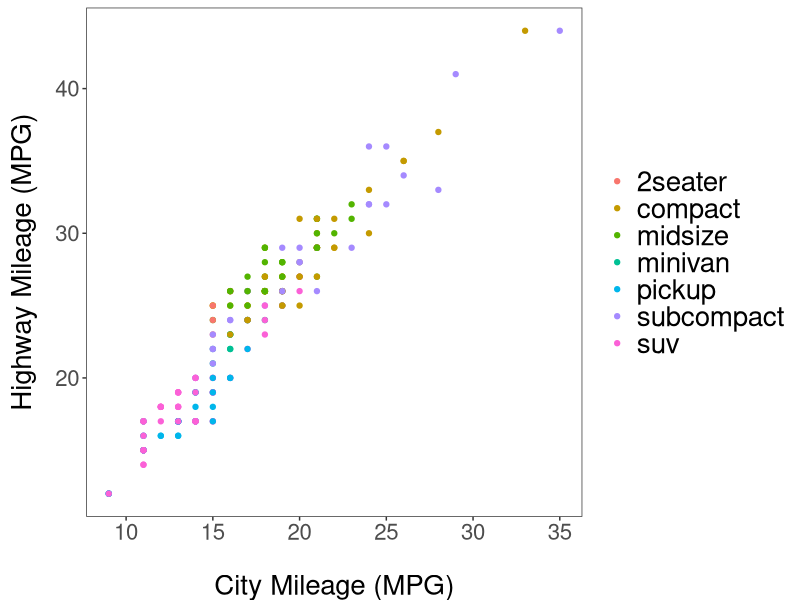
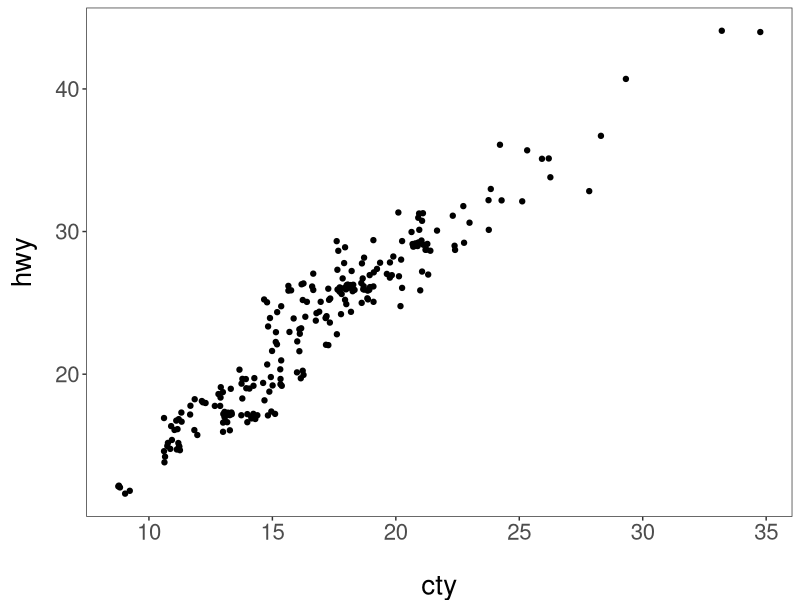
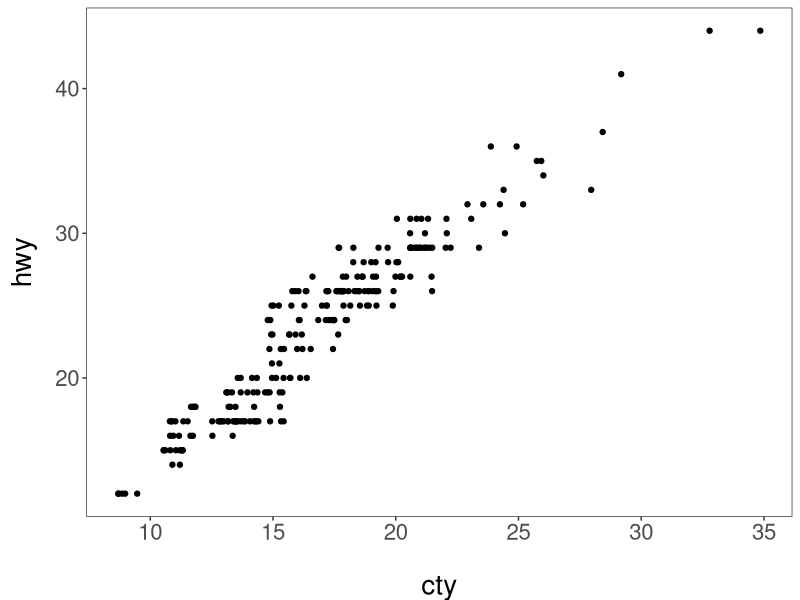
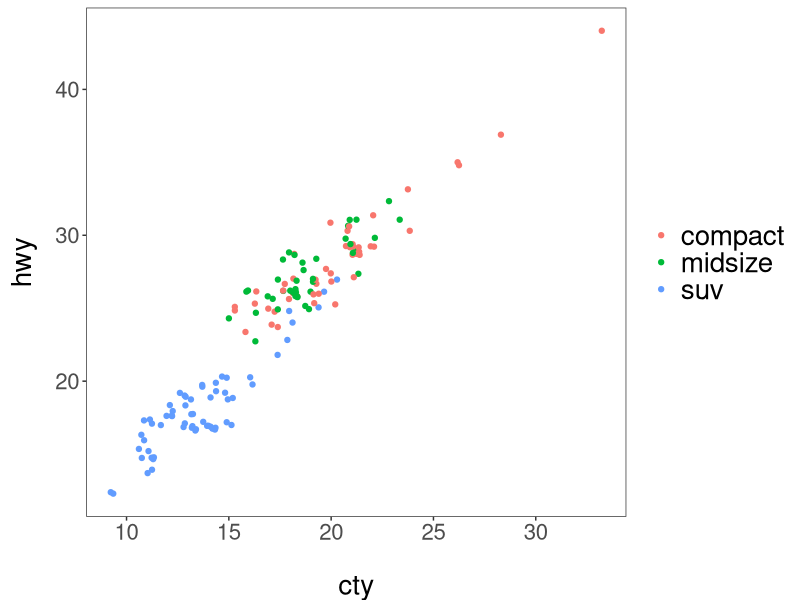
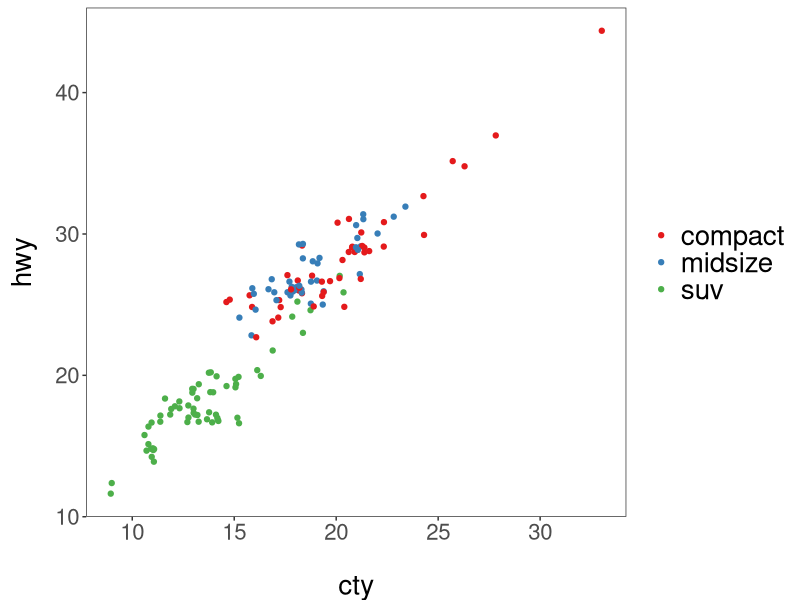
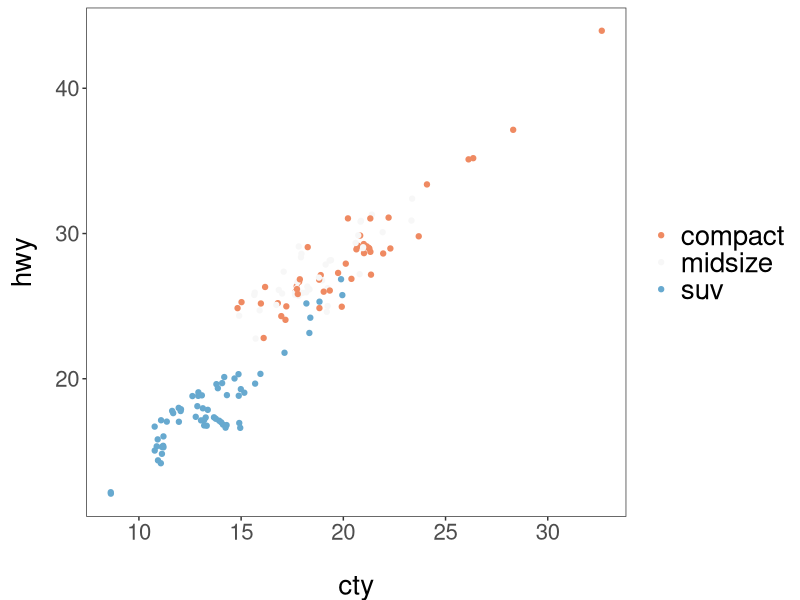
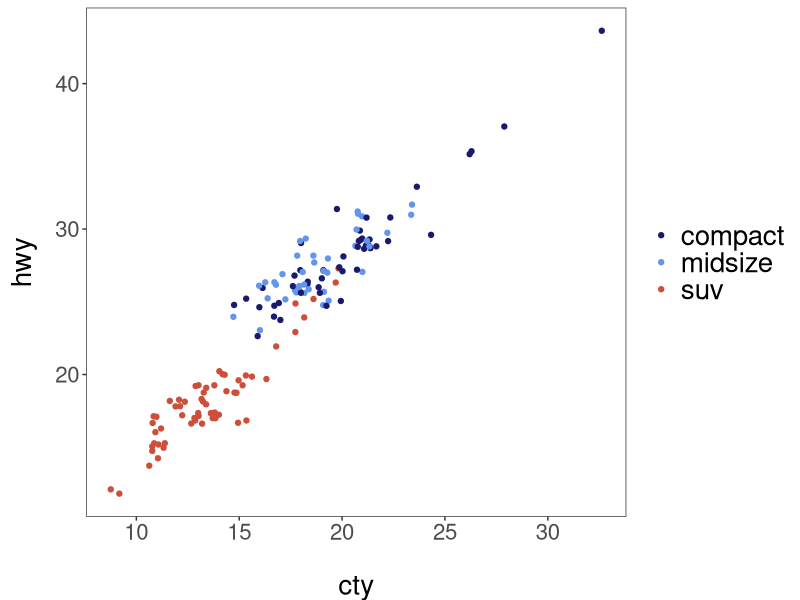
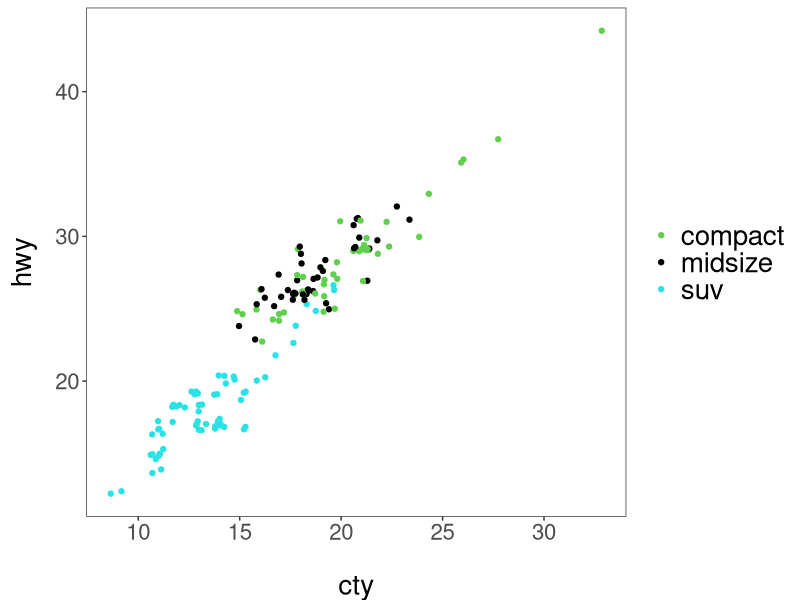

Here is the R script that generated these plots, in order: (Note: this script raises an error after producing the figures.)
# ---------------------------------------------------------- #
#### MODULE 3: Plot even more data!                       ####               
# ---------------------------------------------------------- #

## OBJECTIVE:
# 1. To develop a "grammar of graphics".
# 2. To become comfortable using ggplot2 for exploratory data visualization.


# ---------------------------------------------------------- #
#### SET UP:                                              ####
# ---------------------------------------------------------- #
# REMINDER: In RStudio, open the Rproject for our course (UNCG_DataWrangling), 
# pull any changes from GitHub, and navigate to the branch you created for 
# yourself (just a single branch for the whole semester) in RStudio's Git tab.
# Open this week's assignment in this new branch to complete and submit on GitHub.
# Ideally, you'll commit your answers a bit at a time as you work through
# this assignment, rather than committing all at once at the end.

# Reminder of some helpful resources for graphing in R:
# ggplot Cookbook: http://www.cookbook-r.com/Graphs/
# Official ggplot2 Book: https://ggplot2-book.org/
# Themes in ggplot2: https://ggplot2-book.org/polishing.html#themes

# In ggplot2, aesthetic means “something you can see”. Each aesthetic is a
# mapping between a visual cue and a variable.
# Examples include:
# position (i.e., on the x and y axes)
# color (“outside” color)
# fill (“inside” color)
# shape (of points)
# line type
# size

# Each type of geometric object (geom) accepts only a subset of all aesthetics.
# Refer to the geom help pages to see what mappings each geom accepts. Aesthetic
# mappings are set with the aes() function.

# TASK: We will be using the ggplot2 package for graphing. Fortunately, ggplot2 
# is nested within the tidyverse package (along with many others).
# Start by writing code to load the tidyverse library.
# HINT: see the end of assignment #1 if you forgot how to load a package.
setwd("/Users/rachaelbrenneman/Desktop/data_wrangle/UNCG_DataWrangling")
library(tidyverse)

# TASK: Write code below to set your theme to black and white and both your major
# AND minor gridlines to element_blank for all plots you'll be making today.
# HINT: Check back to last week's assignment section 1.9 for setting themes for
# all plots.
theme_set(theme_bw())
theme_update(axis.title.x = element_text(size = 20, vjust = -0.35, margin = margin(t = 15)),
             axis.text.x = element_text(size = 16),
             axis.title.y = element_text(size = 20, angle = 90,
                                         vjust = 0.5, margin = margin(r = 15)),
             axis.text.y = element_text(size = 16),
             plot.title = element_text(size = 24, vjust = 2),
             panel.grid.major = element_blank(),
             panel.grid.minor = element_blank(),
             legend.title = element_blank(),
             legend.text = element_text(size = 20))

# ---------------------------------------------------------- #
#### 1.0 CORRELATION                                      ####
# ---------------------------------------------------------- #

# We learned how to make correlations last week, but it never hurts to get
# more practice! Let's start by using a data set built into ggplot2.
# The mpg dataset looks at the gas efficiency of different cars. Run the following
# code to load the data:
data(mpg, package = "ggplot2")

# TASK: Create a scatterplot (i.e., a dot plot) to relate city and highway mileage.
# Color the points by the class of car (class column) and label the x and y axis 
# to be more informative (City Mileage (MPG) vs Highway Mileage (MPG)).
# HINT: Refer back to last week's assignment or the ggplot help resources if you 
# forget how to make a scatterplot.
ggplot(mpg, aes(x = cty, y = hwy, color=as.factor(class))) +
  ylab("Highway Mileage (MPG)") +
  xlab("City Mileage (MPG)") +
  geom_point()

# Looks alright, but the graph may be hiding some information...
# QUESTION: How many data points are in the mpg dataframe?
#there are 234 observations

# QUESTION: Approximately how many dots are in the graph you just made? How does
# that compare to the number of observations in the dataframe?
#not 234
#maybe around 100

# Try another correlation-focused geom that addresses this problem by running
# the following code:
ggplot(data=mpg, aes(x=cty, y=hwy)) + 
  geom_jitter()


# QUESTION: What happened when you created the plot with geom_jitter?
#very different graph - much more points - more clusters - not as evenly spaced

# QUESTION: Run the code to create a plot using geom_jitter a second time. Then run it
# again and again. What happens each time? Why is this happening?
# it looks like it has different spreads each time it is run

# TASK: The default in geom_jitter is to jitter (or slightly move) the points away
# from each other in both the x and y directions. Check the help file for geom_jitter
# and write code below to make a graph where you jitter points in only the x-dimension
# by 0.5.
ggplot(data=mpg, aes(x=cty, y=hwy)) + 
  geom_jitter(width = 0.5, height = 0)

# ---------------------------------------------------------- #
#### 1.1 DETOUR! COLORS, COLORS, COLORS                   ####
# ---------------------------------------------------------- #

# Our world is so colorful, and our graphs can be too! But we want to be mindful
# of our color choices to not only be beautiful, but also informative and accessible.

# TASK: Create a new dataframe that filters our mpg data down to only information
# for car classes compact, midsize, and suv using an %in% statement. Name your 
# new dataframe mpgSubset.
# HINT: Refer back to the Transform assignment if you want help with %in% (or 
# try googling!)
mpgSubset <- mpg %>% 
  mutate(class = ifelse(class %in% c("compact", "midsize", "suv"), class, NA)) %>% 
           na.omit(class)

# ggplot has lots of nice (and some not so nice) built-in color palettes that we 
# can use to fill our bars with color. Try running the following code:
ggplot(data=mpgSubset, aes(x=cty, y=hwy, color=class)) +
  geom_jitter()

# The code above supplies us with ggplot's default color palette, which I find not
# so pleasing. Let's try to change this!

# We can add a statement specifying the scale of colors we would prefer. One way
# to do this is to use other pre-set palettes from ggplot. Run the code below to 
# ask ggplot to use the color brewer's palette called Set 1.
ggplot(data=mpgSubset, aes(x=cty, y=hwy, color=class)) +
  geom_jitter() +
  scale_color_brewer(palette="Set1")

# Alternatively, we could use the "RdBu" palette:
ggplot(data=mpgSubset, aes(x=cty, y=hwy, color=class)) +
  geom_jitter() +
  scale_color_brewer(palette="RdBu")

# QUESTION: Investigate the color brewer's range of palettes at this website: 
# https://r-graph-gallery.com/38-rcolorbrewers-palettes.html
# What do you notice about the colors chosen from each of the palettes that we
# used above? (i.e., does it use the first three colors in the palette? The last
# three? Some other combination?)
#Both of the colors are used in different orders depending on the set
#the website says that there are different types of sets, and I think that this is
#one of those times that they are meant to work differently

# We could also pick out EXACTLY which colors we want for our figure. 
# There are 4 main ways to specify colors in R:
### by name
### by number
### by Hex code
### with the rgb() function

# By Name: R allows you to call more than 600 colors by name! Run the following
# code to see a list:
colors()

# We can put in the colors we chose for each variable by adding the 
# scale_color_manual() function to our plot. Try it out by running the following
# code:
ggplot(data=mpgSubset, aes(x=cty, y=hwy, color=class)) +
  geom_jitter() +
  scale_color_manual(values=c('midnightblue', 'cornflowerblue', 'tomato3'))


# You can also chose colors by number, which are assigned in R.

# TASK: Copy and paste the code to make our scatterplot and replace the color names
# with three numbers of your choice (between 1 and 657). How does your new figure look?
# HINT: remember to remove the quotation marks when calling numbers.
ggplot(data=mpgSubset, aes(x=cty, y=hwy, color=class)) +
  geom_jitter() +
  scale_color_manual(values=c(627, 617, 533))

# QUESTION: How do you think you could figure out which color name belongs to
# each color number?
# HINT: Try creating a dataframe from color() by passing it into the
# as.data.frame() function.
as.data.frame(colors())

# You can also chose colors by Hex code. A Hex color code is a 6-symbol code made
# of up to three 2-symbol elements (6 symbols in length all together). Each of 
# the 2-symbol elements represents a color value in the Red-Green-Blue (RGB) color
# scale from 0 to 255. Hex codes are written with a # in front of them. Let's try
# out calling our colors using hex code.
ggplot(data=mpgSubset, aes(x=cty, y=hwy, color=class)) +
  geom_jitter() +
  scale_color_manual(values=c('#191970', '#6495ED', '#FF6347'))

# There are two great things about hex codes. First, you can call ANY color you 
# want with a hex code. That is, you're not limited to the 657 colors that are
# in ggplot. By specifying the color by hex code, you can pick literally anything!

# TASK: Google the search term "color picker". This should bring up google's color
# picker (in addition to a billion other color picking websites). Use this color
# picker to generate the hex codes for three new colors of your choice. Then copy
# and paste the above code, replacing the hex codes with your color choices.
ggplot(data=mpgSubset, aes(x=cty, y=hwy, color=class)) +
  geom_jitter() +
  scale_color_manual(values=c('#9d03fc', '#eb700c', '#0cebb7'))

# The second great thing about hex codes is that you can control the transparency
# of your colors. Transparency is set in a hex code by adding two extra symbols
# to the end, which together make up the "alpha" element. Adding 00 to the end 
# of your hex code will make your color completely transparent, while adding FF 
# to the end will make it completely opaque. Any number/letters in-between will 
# result in partial transparency. You can find a complete list of transparencies
# between 0-100% here: https://gist.github.com/lopspower/03fb1cc0ac9f32ef38f4

# TASK: Try out transparency by copying and pasting your graph code below and
# adding the alpha element to the end of each of your hex codes to make your
# first color 0% transparent, your second color 50% transparent, and your third
# color 100% transparent.
ggplot(data=mpgSubset, aes(x=cty, y=hwy, color=class)) +
  geom_jitter() +
  scale_color_manual(values=c('#9d03fc00', '#eb700c80', '#0cebb7FF'))

# QUESTION: What happened to the point that you set to 100% transparent?
#she's gone

# Finally, we can set our colors using the rgb() function. This operates very
# similarly to the hex code, where you can pick exactly the color and transparency
# you want. Try it out by running the following code:
ggplot(data=mpgSubset, aes(x=cty, y=hwy, color=class)) +
  geom_jitter() +
  scale_color_manual(values=c(rgb(.10, .10, .44, .5), 
  rgb(.39, .58, .93, .5), rgb(1.0, .39, .28, .5)))

# TASK: Modify the above code to make all of your points 50% transparent.

# There are so many inventive and artistic people in the world who have expanded
# the offerings for colors in ggplot. Check out some notable ones listed below
# when choosing colors for this assignment.
### Color-blind friendly palettes: https://github.com/JLSteenwyk/ggpubfigs
### Color palettes from vintage National Parks posters: https://github.com/katiejolly/nationalparkcolors
### Color palettes based on Wes Anderson movies: https://github.com/karthik/wesanderson
### Color palettes from famous Dutch paintings: https://github.com/EdwinTh/dutchmasters


# ---------------------------------------------------------- #
#### 1.2 DETOUR! LEGENDS                                  ####
# ---------------------------------------------------------- #

# When you specify colors in your ggplot code, R throws in a bonus legend for free!
# However, this legend is often not as clear or visually appealing as we might 
# prefer. But as with all geometric objects in ggplot, legends can be easily altered.

# Run the following code to create a scatter plot. Feel free to modify the colors
# as you prefer!
ggplot(data=mpgSubset, aes(x=cty, y=hwy, color=class)) +
  geom_jitter()

# QUESTION: Where did ggplot get the legend title and values from?
#from the class

# We could change the title and values in our legend by altering the dataframe
# we are passing into ggplot. But that seems a bit drastic. Instead, we can 
# lean on the same code that specifies our color picks to alter the legend text.
# Try it out by running the following code:
ggplot(data=mpgSubset, aes(x=cty, y=hwy, color=class)) + #generating plot and setting y, x, and what the colors are going to color
  geom_jitter() + #the jitter function
  scale_color_manual(values=c('#FCBA03', '#380754', '#496916'), #setting the colors for  different class
                     name='Class of Car', #name of the scale
                     breaks=c('suv', 'midsize', 'compact'), #there the breaks are for characters?
                     labels=c('SUV', 'Midsize', 'Compact')) #our names for the legend


# TASK: Label each line of the code above with what it is doing.
# HINT: Check the scale_color_manual help file or ggplot Cookbook for more info.


# IMPORTANT: It is important to pay attention to the order you provide ggplot with 
# your color choices and legend labels! Try running the following code:
ggplot(data=mpgSubset, aes(x=cty, y=hwy, color=class)) + 
  geom_jitter() + 
  scale_color_manual(values=c('#FCBA03', '#380754', '#496916'), 
                     name='Class of Car', 
                     breaks=c('suv', 'midsize', 'compact'), 
                     labels=c('Compact', 'SUV', 'Midsize')) 


# QUESTION: What is wrong with the code above? Why is it so important to be
# careful with the order you pass information into ggplot?
#the breaks and the labels are switched around and don't match

# While changing the legend text and factor order takes place in the scale_color_manual
# step, moving the legend around on the graph page is part of the graph theme. We
# can try this out using the code below:
ggplot(data=mpgSubset, aes(x=cty, y=hwy, color=class)) + 
  geom_jitter() + 
  theme(legend.position='top')


# TASK: Modify the code above to have the legend display along the bottom of
# the figure.
ggplot(data=mpgSubset, aes(x=cty, y=hwy, color=class)) + 
  geom_jitter() + 
  theme(legend.position='bottom')

# We can also have the legend located within the area of the graph itself! We can 
# do this by specifying the coordinates for where the legend should go within the
# graph axes. First we set the legend position and then we set the anchoring 
# position by justifying the legend.
### bottom left: 0,0
### bottom right: 1,0
### top left: 0,1
### top right: 1,1

# Try it out by running the following code:
ggplot(data=mpgSubset, aes(x=cty, y=hwy, color=class)) + 
  geom_jitter() + 
  theme(legend.position=c(1,0), legend.justification=c(1,0))

# QUESTION: What happens if you don't include the code for legend justification
# above?
ggplot(data=mpgSubset, aes(x=cty, y=hwy, color=class)) + 
  geom_jitter() + 
  theme(legend.position=c(1,0))
#interupts to graph - in the scale

# TASK: Copy and paste the code from above. Modify it to place the legend in the
# upper left part of the graph.
ggplot(data=mpgSubset, aes(x=cty, y=hwy, color=class)) + 
  geom_jitter() + 
  theme(legend.position=c(0,1), legend.justification=c(0,1))

# Finally, we might want to remove the legend altogether! We would do so by
# modifying the theme as well. 

# TASK: Check the ggplot cookbook to find the legends section. Read what it says 
# about removing the legend. Then copy and paste the graph code from above. Modify
# the code to remove the legend.
ggplot(data=mpgSubset, aes(x=cty, y=hwy, color=class)) + 
  geom_jitter() + 
  theme(legend.position="none")

# ---------------------------------------------------------- #
#### 2.0 DEVIATION                                        ####
# ---------------------------------------------------------- #

# Used to compare variation in values between small number of items (or categories) 
# with respect to a fixed reference.

# Whether the graphical type is a deviation graph or a composition graph (or a 
# ranking graph) may depend on the underlying data structure.

# We used geom_bar() last week with factor data to create a bar graph. But
# geom_bar() is a bit tricky because it can make EITHER a bar graph or a histogram
# depending on the data you give it. The default of geom_bar() is to set stat to 
# count so if you give it just a continuous x value, it will make a histogram. Try
# it with the following code:
ggplot(data=mpg, aes(x=hwy)) + 
  geom_bar()

# In order to have the geom create bars and not a histogram, you must:
# 1) Set stat = identity
# 2) Provide both an x and a y inside the aes(), where x is either a character 
# or factor and y is numeric.

# TASK: Create a dataframe of summary statistics for the mpg data, calculating the
# mean, standard deviation, and standard error for highway mpg grouping by class.
# Name the resulting dataframe highwayMPG and your new variables hwy_mean, hwy_sd,
# and hwy_se.
# HINT: Look back at the Transform assignment if you forget how to summarize the
# data. Also recall, standard error = 1.96*standard deviation.


# TASK: Create a bar graph showing the average highway MPG on the y-axis and 
# car class on the x-axis. Fill the bars by class. Add in error bar caps that are 20%
# the width pf the bars.
# HINT: Don't forget to change stat from the default in your geom_bar() statement!


# ---------------------------------------------------------- #
#### 2.1 DETOUR! COLORS AND LEGENDS, AGAIN                ####
# ---------------------------------------------------------- #

# Recall that some geometric elements require fills instead of (or sometimes in
# addition to) colors.

# TASK: Create a bar graph with the mpg summary stats with the following parameters:
# (1) Black bar outline
# (2) Bars filled with the color brewer palette "Dark2" using the scale_fill_manual
#     statement
# (3) No legend
# (4) Informative x- and y-axis labels. 

# HINT: Carefully consider whether your color and/or fill should go within an aes() 
# statement, the scale_fill_manual or scale_color_manual statements, or neither.
# If in doubt, try a bunch of ways until it looks how we want it. And consult 
# your helpful ggplot resources on the web.


# ---------------------------------------------------------- #
#### 2.2 DETOUR! AXIS MODIFICATIONS                       ####
# ---------------------------------------------------------- #

# Run the following code, feeling free to modify colors as you prefer:
ggplot(data=highwayMPG, aes(x=class, y=hwy_mean, fill=class)) +
  geom_bar(stat='identity') 

# QUESTION: Where is ggplot getting the x-axis tick labels from?


# Often our tick labels are not the best. We can modify them to be more informative
# or visually appealing by directly modifying the dataframe, but again this feels
# a bit extreme. Instead, we can directly modify the scale of the axis. For axes
# that deal with categories, we are setting the discrete scale. Try it out by
# running the following code:
ggplot(data=highwayMPG, aes(x=class, y=hwy_mean, fill=class)) +
  geom_bar(stat='identity') +
  scale_x_discrete(labels=c('sport', 'compact', 'midsize', 'minivan', 'pickup', 'subcompact', 'SUV'))

# We can also change the scale of the continuous axes, including how large they are
# and where the tick marks fall as follows:
ggplot(data=highwayMPG, aes(x=class, y=hwy_mean, fill=class)) +
  geom_bar(stat='identity') +
  scale_y_continuous(breaks=seq(0, 50, 10)) +
  coord_cartesian(ylim=c(0,50))

# QUESTION: Try running the code above without the coord_cartesian() statement. 
# What is surprising about the resulting graph? Based on this result, what do you
# think the coord_cartesian() statement does?


# We can also add a statement into the scale discrete or continuous statements
# to name our axes, rather than putting in a whole separate step of xlab() or ylab().
# Try it out with the following code:
ggplot(data=highwayMPG, aes(x=class, y=hwy_mean, fill=class)) +
  geom_bar(stat='identity') +
  scale_x_discrete(name='Class of Car') +
  scale_y_continuous(name='Mean Highway MPG')


# Finally, we can flip our axes easily in ggplot as follows:
ggplot(data=highwayMPG, aes(x=class, y=hwy_mean, fill=class)) +
  geom_bar(stat='identity') +
  coord_flip()


# TASK: Let's put it all together. Make a graph of the mpg summary stats with the
# following specifications:
# (1) color by class of car using a color scheme of your choice (not the default)
# (2) plot the class of car on the x-axis and the highway MPG on the y axis
# (3) include better names for the x- and y-axis titles
# (4) include better names for the car classes
# (5) set the scale of the highway mpg to run from 0 to 30 with breaks every 5 
# (6) flip your axes
# (7) remove the legend


# ---------------------------------------------------------- #
#### 3.0 RANKING                                          ####
# ---------------------------------------------------------- #
# Used to compare the position or performance of multiple items with respect to 
# each other. Actual values matters somewhat less than the ranking.

# TASK: Create a dataframe of summary statistics for the mpg data, calculating the
# mean, standard deviation, and standard error for CITY mpg grouping by class.
# Name the resulting dataframe cityMPG and your new variables city_mean, city_sd,
# and city_se.
# HINT: Look back at the Transform assignment if you forget how to summarize the
# data. Also, standard error = 1.96*standard deviation.


# Now we want to plot our data in order from smallest to largest city MPG to get
# a ranking. To do so, we need to use the reorder() function to rearrange the data
# going into our x-axis.
ggplot(cityMPG, aes(x=reorder(class, city_mean), y=city_mean)) + 
  geom_bar(stat="identity")

# TASK: Recreate the above ranking figure to include the following:
# (1) class of car on the x-axis with informative axis and tick labels
# (2) MPG ordered from highest to lowest (hint: try google if you're unsure)
# (3) bars with dary grey outlines and filled by class with your favorite color scheme
# (4) error bars with end caps 30% the width of the bars
# (5) y-axis from 0 to 30 with tick marks every 5
# (6) no legend.


# ---------------------------------------------------------- #
#### 4.0 DISTRIBUTION                                     ####
# ---------------------------------------------------------- #
# When you have lots and lots of data points and want to study where and how the
# data points are distributed.

# Histograms can be accomplished with either geom_bar() or geom_histogram()
ggplot(mpg, aes(hwy)) + 
  geom_histogram()

# TASK: Recreate the graph above, but using geom_bar() instead


# TASK: Try making a histogram with the categorical variable 'manufacturer'.
# What error message do you get?


# QUESTION: What happens when you follow the advice of the error message and 
# make stat='count'?
ggplot(mpg, aes(manufacturer)) + 
  geom_histogram(stat="count")


# TASK: Make a boxplot comparing the distribution of cty (city mileage) for
# each class of car.
# HINT: Look back to last week if you forget how to make a boxplot.


# We can also make a different type of distribution, a violin plot using the 
# geom_violin statement as follows:
ggplot(mpg, aes(x=class, y=cty)) + 
  geom_violin()

# QUESTION: What does a violin plot show? Check google if you're unsure.


# ---------------------------------------------------------- #
#### 5.0 COMPOSITION                                      ####
# ---------------------------------------------------------- #
# Bar charts and pie charts are classic ways of showing composition of a dataset.

# TASK: Let's get some data for this task by determining the number of cars from 
# each car manufacturer in our mpg dataframe. We can do this as follows:
manufacturerFreq <- mpg %>% 
  group_by(manufacturer) %>% 
  summarize(frequency=length(manufacturer)) %>% 
  ungroup()

# TASK: Make a bar graph of the number of cars (frequency) by manufacturer using
# the dataframe we created above.


# We can switch the bar chart you created above into a pie chart simply by changing
# the coordinate system through a series of steps as follows:

ggplot(manufacturerFreq, aes(x=manufacturer, y=frequency)) +
  geom_bar(stat="identity") +
  coord_polar()

ggplot(manufacturerFreq, aes(x=manufacturer, y=frequency, fill=manufacturer)) +
  geom_bar(stat="identity") +
  coord_polar()

ggplot(manufacturerFreq, aes(x="", y=frequency, fill=manufacturer)) +
  geom_bar(stat="identity", width=1) +
  coord_polar()

ggplot(manufacturerFreq, aes(x="", y=frequency, fill=manufacturer)) +
  geom_bar(stat="identity", width=1) +
  coord_polar(theta="y")

ggplot(manufacturerFreq, aes(x="", y=frequency, fill=manufacturer)) +
  geom_bar(stat="identity", width=1) +
  coord_polar(theta="y", start=0) +
  theme_void() +
  theme(legend.title = element_text(size = 12.5), 
        legend.text  = element_text(size = 8.5),
        legend.key.size = unit(.75, "lines"))

# TASK: Annotate the code below to describe what each line does:
ggplot(manufacturerFreq, aes(x="", y=frequency, fill=manufacturer)) +
  geom_bar(stat="identity", width=1) +
  coord_polar(theta="y", start=0) +
  theme_void() +
  theme(legend.title = element_text(size = 12.5), 
        legend.text  = element_text(size = 8.5),
        legend.key.size = unit(.75, "lines"))


# ---------------------------------------------------------- #
#### 6.0 CHANGE                                           ####
# ---------------------------------------------------------- #

# Time series are often best visualized with line graphs. Let's try this out
# with some new data:
data("economics")

# TASK: Use the economics dataset to plot the number of people who are unemployed
# over time (unemploy vs date). Make a scatterplot, then connect the points with 
# lines using geom_line().
# HINT: use ?economics to get more information about this dataset.




# ---------------------------------------------------------- #
#### GROUPS AND MAPS                                      ####
# ---------------------------------------------------------- #

# Let's save these for group project options, this assignment is really long!









# REMEMBER: Save and push your script when you're done with this assignment!
